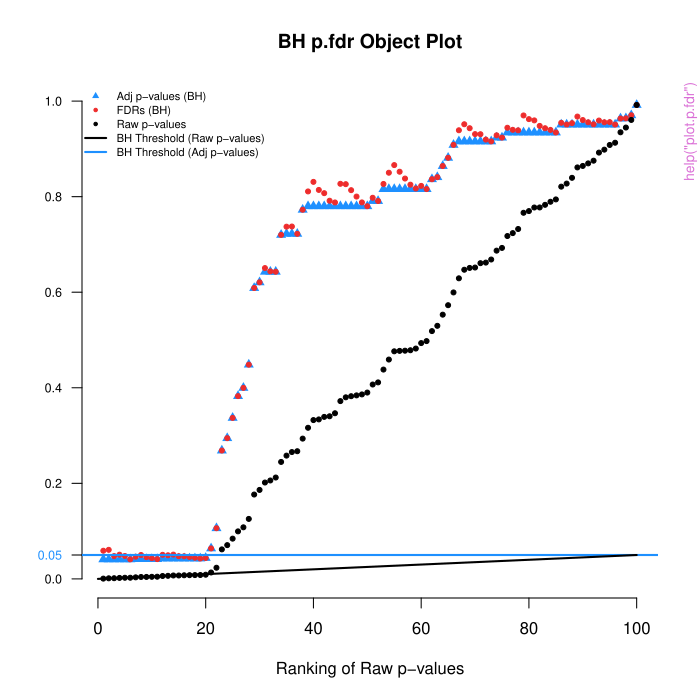

Reproduce this figure in R.
pkgname <- "FDRestimation"
source(file.path(R.home("share"), "R", "examples-header.R"))
options(warn = 1)
base::assign(".ExTimings", "FDRestimation-Ex.timings", pos = 'CheckExEnv')
base::cat("name\tuser\tsystem\telapsed\n", file=base::get(".ExTimings", pos = 'CheckExEnv'))
base::assign(".format_ptime",
function(x) {
  if(!is.na(x[4L])) x[1L] <- x[1L] + x[4L]
  if(!is.na(x[5L])) x[2L] <- x[2L] + x[5L]
  options(OutDec = '.')
  format(x[1L:3L], digits = 7L)
},
pos = 'CheckExEnv')

### * </HEADER>
library('FDRestimation')

base::assign(".oldSearch", base::search(), pos = 'CheckExEnv')
base::assign(".old_wd", base::getwd(), pos = 'CheckExEnv')
cleanEx()
nameEx("get.pi0")
### * get.pi0

flush(stderr()); flush(stdout())

base::assign(".ptime", proc.time(), pos = "CheckExEnv")
### Name: get.pi0
### Title: pi0 Estimation
### Aliases: get.pi0
### Keywords: FDR p-values

### ** Examples


# Example 1
pi0 = 0.8
pi1 = 1-pi0
n = 10000
n.0 = ceiling(n*pi0)
n.1 = n-n.0

sim.data = c(rnorm(n.1,3,1),rnorm(n.0,0,1))
sim.data.p = 2*pnorm(-abs(sim.data))

get.pi0(sim.data.p, estim.method = "last.hist")
get.pi0(sim.data.p, estim.method = "storey")
get.pi0(sim.data.p, estim.method = "set.pi0")




base::assign(".dptime", (proc.time() - get(".ptime", pos = "CheckExEnv")), pos = "CheckExEnv")
base::cat("get.pi0", base::get(".format_ptime", pos = 'CheckExEnv')(get(".dptime", pos = "CheckExEnv")), "\n", file=base::get(".ExTimings", pos = 'CheckExEnv'), append=TRUE, sep="\t")
cleanEx()
nameEx("p.fdr")
### * p.fdr

flush(stderr()); flush(stdout())

base::assign(".ptime", proc.time(), pos = "CheckExEnv")
### Name: p.fdr
### Title: FDR Computation
### Aliases: p.fdr
### Keywords: FDR p-values

### ** Examples


# Example 1
pi0 = 0.8
pi1 = 1-pi0
n = 10000
n.0 = ceiling(n*pi0)
n.1 = n-n.0

sim.data = c(rnorm(n.1,3,1),rnorm(n.0,0,1))
sim.data.p = 2*pnorm(-abs(sim.data))

fdr.output = p.fdr(pvalues=sim.data.p, adjust.method="BH")

fdr.output$fdrs
fdr.output$pi0

# Example 2

sim.data.p = output = c(runif(800),runif(200, min=0, max=0.01))
fdr.output = p.fdr(pvalues=sim.data.p, adjust.method="Holm", sort.results = TRUE)

fdr.output$`Results Matrix`




base::assign(".dptime", (proc.time() - get(".ptime", pos = "CheckExEnv")), pos = "CheckExEnv")
base::cat("p.fdr", base::get(".format_ptime", pos = 'CheckExEnv')(get(".dptime", pos = "CheckExEnv")), "\n", file=base::get(".ExTimings", pos = 'CheckExEnv'), append=TRUE, sep="\t")
cleanEx()
nameEx("plot.p.fdr")
### * plot.p.fdr

flush(stderr()); flush(stdout())

base::assign(".ptime", proc.time(), pos = "CheckExEnv")
### Name: plot.p.fdr
### Title: FDR plotting
### Aliases: plot.p.fdr
### Keywords: FDR p-values plot

### ** Examples


# Example 1

sim.data.p = c(runif(80),runif(20, min=0, max=0.01))
fdr.output = p.fdr(pvalues=sim.data.p)

plot(fdr.output)
plot(fdr.output, x.axis="Zvalues")





base::assign(".dptime", (proc.time() - get(".ptime", pos = "CheckExEnv")), pos = "CheckExEnv")
base::cat("plot.p.fdr", base::get(".format_ptime", pos = 'CheckExEnv')(get(".dptime", pos = "CheckExEnv")), "\n", file=base::get(".ExTimings", pos = 'CheckExEnv'), append=TRUE, sep="\t")
cleanEx()
nameEx("print.summary.p.fdr")
### * print.summary.p.fdr

flush(stderr()); flush(stdout())

base::assign(".ptime", proc.time(), pos = "CheckExEnv")
### Name: print.summary.p.fdr
### Title: Print the summary of p.fdr.object
### Aliases: print.summary.p.fdr
### Keywords: FDR p-values summary

### ** Examples


# Example 1
pi0 = 0.8
pi1 = 1-pi0
n = 10
n.0 = ceiling(n*pi0)
n.1 = n-n.0

sim.data = c(rnorm(n.1,5,1),rnorm(n.0,0,1))
sim.data.p = 2*pnorm(-abs(sim.data))

fdr.output = p.fdr(pvalues=sim.data.p, adjust.method="BH")

summary(fdr.output)





base::assign(".dptime", (proc.time() - get(".ptime", pos = "CheckExEnv")), pos = "CheckExEnv")
base::cat("print.summary.p.fdr", base::get(".format_ptime", pos = 'CheckExEnv')(get(".dptime", pos = "CheckExEnv")), "\n", file=base::get(".ExTimings", pos = 'CheckExEnv'), append=TRUE, sep="\t")
cleanEx()
nameEx("summary.p.fdr")
### * summary.p.fdr

flush(stderr()); flush(stdout())

base::assign(".ptime", proc.time(), pos = "CheckExEnv")
### Name: summary.p.fdr
### Title: Summary of p.fdr.object
### Aliases: summary.p.fdr
### Keywords: FDR summary

### ** Examples


# Example 1
pi0 = 0.8
pi1 = 1-pi0
n = 10
n.0 = ceiling(n*pi0)
n.1 = n-n.0

sim.data = c(rnorm(n.1,5,1),rnorm(n.0,0,1))
sim.data.p = 2*pnorm(-abs(sim.data))

fdr.output = p.fdr(pvalues=sim.data.p, adjust.method="BH")

summary(fdr.output)





base::assign(".dptime", (proc.time() - get(".ptime", pos = "CheckExEnv")), pos = "CheckExEnv")
base::cat("summary.p.fdr", base::get(".format_ptime", pos = 'CheckExEnv')(get(".dptime", pos = "CheckExEnv")), "\n", file=base::get(".ExTimings", pos = 'CheckExEnv'), append=TRUE, sep="\t")
### * <FOOTER>
###
cleanEx()
options(digits = 7L)
base::cat("Time elapsed: ", proc.time() - base::get("ptime", pos = 'CheckExEnv'),"\n")
grDevices::dev.off()
###
### Local variables: ***
### mode: outline-minor ***
### outline-regexp: "\\(> \\)?### [*]+" ***
### End: ***
quit('no')
